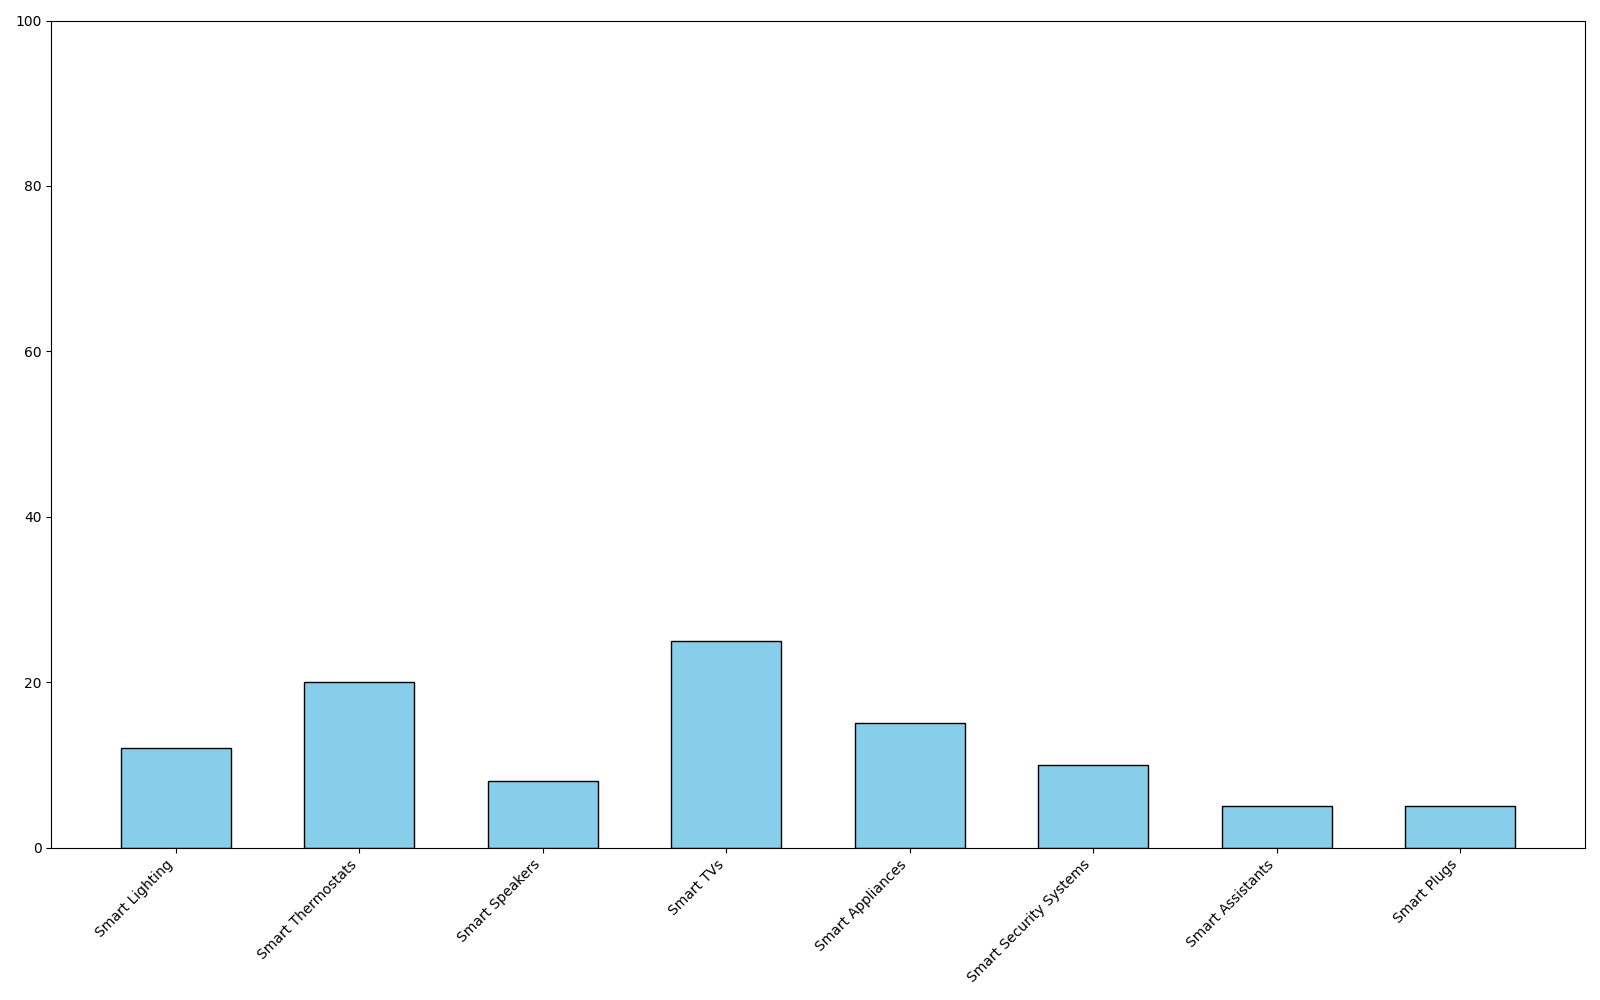

This figure's Python source:
import matplotlib.pyplot as plt

device_categories = [
    'Smart Lighting',
    'Smart Thermostats',
    'Smart Speakers',
    'Smart TVs',
    'Smart Appliances',
    'Smart Security Systems',
    'Smart Assistants',
    'Smart Plugs'
]

energy_consumption_percentages = [12, 20, 8, 25, 15, 10, 5, 5]

single_color = 'skyblue'

fig, ax = plt.subplots(figsize=(16, 10))
bars = ax.bar(device_categories, energy_consumption_percentages, color=single_color, edgecolor='black', width=0.6)

ax.set_ylim(0, 100)

plt.xticks(rotation=45, ha='right')
plt.tight_layout()
plt.show()
